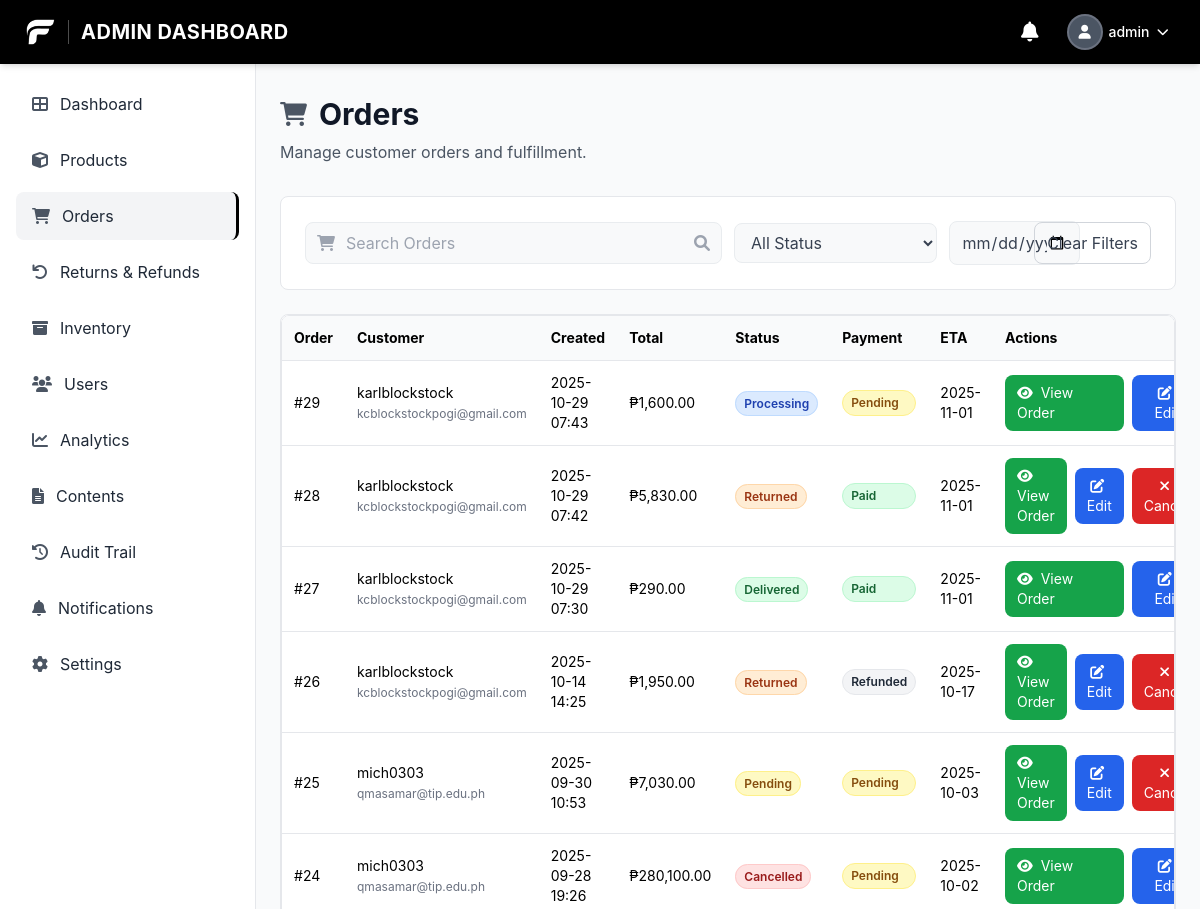
Page /admin/orders.php (signed in, upper part) on the earlier database version.
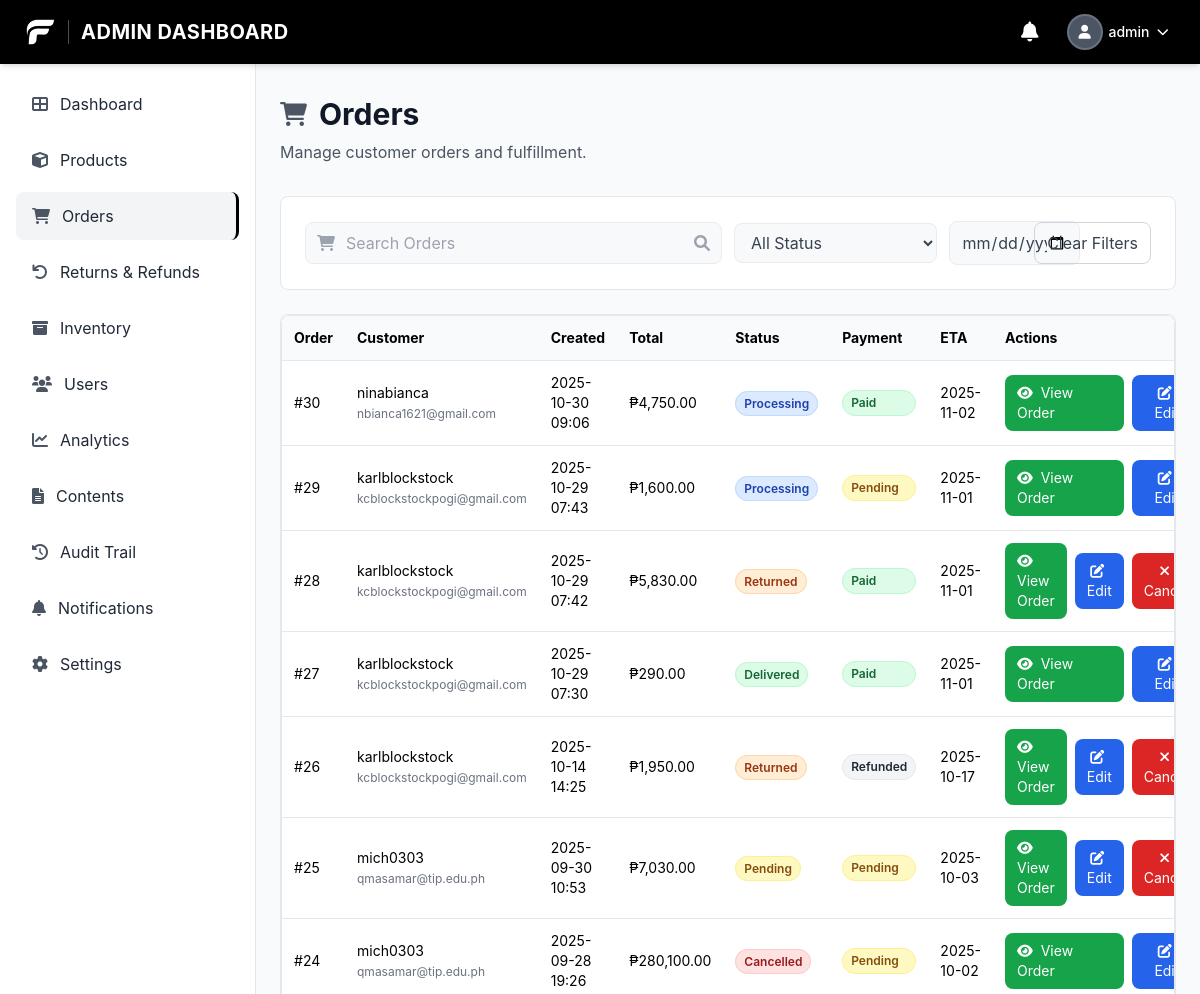
Same page on the later database version.
### tables this page shows
CREATE TABLE `orders` (
  `order_id` bigint(20) UNSIGNED NOT NULL,
  `custom_order_id` varchar(20) DEFAULT NULL,
  `user_id` bigint(20) UNSIGNED NOT NULL,
  `status` enum('pending','processing','shipped','delivered','cancelled','returned','refunded') NOT NULL DEFAULT 'pending',
  `payment_method` varchar(50) DEFAULT NULL,
  `payment_status` enum('pending','paid','refunded','failed') NOT NULL DEFAULT 'pending',
  `payment_reference` varchar(255) DEFAULT NULL,
  `shipping_address` text DEFAULT NULL,
  `total_amount` decimal(10,2) NOT NULL DEFAULT 0.00,
  `estimated_delivery_date` date DEFAULT NULL,
  `return_reason` text DEFAULT NULL,
  `refund_amount` decimal(10,2) DEFAULT NULL,
  `stock_deducted` tinyint(1) NOT NULL DEFAULT 0,
  `created_at` timestamp NOT NULL DEFAULT current_timestamp(),
  `updated_at` timestamp NOT NULL DEFAULT current_timestamp() ON UPDATE current_timestamp()
);

CREATE TABLE `users` (
  `user_id` bigint(20) UNSIGNED NOT NULL,
  `username` varchar(100) NOT NULL,
  `email` varchar(150) NOT NULL,
  `phone` varchar(20) DEFAULT NULL,
  `date_of_birth` date DEFAULT NULL,
  `address` varchar(255) DEFAULT NULL,
  `password_hash` varchar(255) DEFAULT NULL,
  `google_id` varchar(255) DEFAULT NULL,
  `role` enum('admin','manager','staff','customer') NOT NULL DEFAULT 'customer',
  `status` enum('active','inactive','suspended') NOT NULL DEFAULT 'active',
  `created_at` timestamp NOT NULL DEFAULT current_timestamp(),
  `updated_at` timestamp NOT NULL DEFAULT current_timestamp() ON UPDATE current_timestamp(),
  `last_login` timestamp NULL DEFAULT NULL,
  `first_name` varchar(100) DEFAULT NULL,
  `last_name` varchar(100) DEFAULT NULL,
  `profile_picture` varchar(255) DEFAULT NULL,
  `otp` varchar(6) DEFAULT NULL,
  `otp_expiry` datetime DEFAULT NULL
);

### config/currency_helper.php (called while the page is built, shortened)
<?php
function getCurrencySettings() {
    static $settings = null;
    if ($settings === null) {
        $settings = [
            'symbol' => '₱',
            'code' => 'PHP',
            'position' => 'before'
        ];
        try {
            $pdo = getDBConnection();
            $stmt = $pdo->query("SELECT key_name, value FROM settings WHERE key_name IN ('currency_symbol', 'currency_code', 'currency_position')");
            while ($row = $stmt->fetch()) {
                switch ($row['key_name']) {
                    case 'currency_symbol':
                        $settings['symbol'] = $row['value'] ?: '₱';
                        break;
                    case 'currency_code':
                        $settings['code'] = $row['value'] ?: 'PHP';
                        break;
                    case 'currency_position':
                        $settings['position'] = $row['value'] ?: 'before';
                        break;
                }
            }
        } catch (Exception $e) {
        }
    }
    return $settings;
}
function formatCurrency($amount, $decimals = 2) {
    $settings = getCurrencySettings();
    $formatted = number_format((float)$amount, $decimals);
    if ($settings['position'] === 'after') {
        return $formatted . $settings['symbol'];
    } else {
        return $settings['symbol'] . $formatted;
    }
}
?>

### admin/orders.php (the view, shortened to what the changed rows need)
<?php
require_once '../config/currency_helper.php';
require_once '../includes/admin_sidebar.php';
$pdo = getDBConnection();
$where = [];
$params = [];
$whereSql = $where ? ('WHERE ' . implode(' AND ', $where)) : '';
$sql = "SELECT o.*, u.username, u.email,
        (SELECT return_reason FROM returns WHERE order_id = o.order_id ORDER BY created_at DESC LIMIT 1) as return_reason,
        (SELECT COALESCE(SUM(refund_amount), 0) FROM returns WHERE order_id = o.order_id) as refund_amount
        FROM orders o
        JOIN users u ON u.user_id = o.user_id
        $whereSql
        ORDER BY o.created_at DESC
        LIMIT 500";
$stm = $pdo->prepare($sql);
$stm->execute($params);
$orders = $stm->fetchAll();
?>
<!DOCTYPE html>
<html lang="en">
<head>
	<script src="https://cdn.tailwindcss.com"></script>
	<link href="https://cdnjs.cloudflare.com/ajax/libs/font-awesome/6.0.0/css/all.min.css" rel="stylesheet">
	<link rel="stylesheet" href="../css/style.css">
</head>
<body class="font-body bg-gray-50">
	<?php require_once '../includes/admin_header.php'; ?>
	<?php renderAdminSidebar('orders'); ?>
	<main class="ml-64 pt-24 pb-6 px-6">
		<div class="mb-8">
			<div class="flex items-center space-x-3 mb-2">
				<h1 class="text-3xl font-bold text-gray-900">Orders</h1>
			</div>
		</div>
		<div class="bg-white border border-gray-200 rounded-lg overflow-x-auto">
		<div class="bg-white border border-gray-200 rounded-lg overflow-x-auto">
			<table class="min-w-full text-sm">
				<thead class="bg-gray-50">
					<tr>
						<th class="text-left p-3">Order</th>
						<th class="text-left p-3">Customer</th>
						<th class="text-left p-3">Created</th>
						<th class="text-left p-3">Total</th>
						<th class="text-left p-3">Status</th>
						<th class="text-left p-3">Payment</th>
						<th class="text-left p-3">ETA</th>
						<th class="text-left p-3">Actions</th>
					</tr>
				</thead>
				<tbody>
					<?php if (!$orders): ?>
						<tr><td colspan="8" class="p-6 text-center text-gray-500">No orders found.</td></tr>
					<?php else: foreach ($orders as $o): ?>
					<tr class="border-t">
						<td class="p-3">#<?php echo (int)$o['order_id']; ?></td>
						<td class="p-3"><?php echo htmlspecialchars($o['username']); ?> <span class="text-gray-500 text-xs"><?php echo htmlspecialchars($o['email']); ?></span></td>
						<td class="p-3"><?php echo htmlspecialchars(date('Y-m-d H:i', strtotime($o['created_at']))); ?></td>
						<td class="p-3"><?php echo formatCurrency((float)$o['total_amount']); ?></td>
						<td class="p-3">
							<span class="px-2 py-1 rounded-full text-xs font-semibold <?php
								$statusClass = '';
								switch($o['status']) {
									case 'delivered':
										$statusClass = 'bg-green-100 text-green-800 border border-green-200';
										break;
									case 'processing':
										$statusClass = 'bg-blue-100 text-blue-800 border border-blue-200';
										break;
									case 'shipped':
										$statusClass = 'bg-purple-100 text-purple-800 border border-purple-200';
										break;
									case 'cancelled':
										$statusClass = 'bg-red-100 text-red-800 border border-red-200';
										break;
									case 'returned':
										$statusClass = 'bg-orange-100 text-orange-800 border border-orange-200';
										break;
									default:
										$statusClass = 'bg-yellow-100 text-yellow-800 border border-yellow-200';
										break;
								}
								echo $statusClass;
							?>">
								<?php echo ucfirst($o['status']); ?>
							</span>
						</td>
						<td class="p-3">
							<div class="flex flex-col space-y-1">
								<span class="px-2 py-1 rounded-full text-xs font-semibold <?php
									$paymentStatusClass = '';
									switch($o['payment_status']) {
										case 'paid':
											$paymentStatusClass = 'bg-green-100 text-green-800 border border-green-200';
											break;
										case 'pending':
											$paymentStatusClass = 'bg-yellow-100 text-yellow-800 border border-yellow-200';
											break;
										case 'refunded':
											$paymentStatusClass = 'bg-gray-100 text-gray-800 border border-gray-200';
											break;
										default:
											$paymentStatusClass = 'bg-red-100 text-red-800 border border-red-200';
											break;
									}
									echo $paymentStatusClass;
								?>">
									<?php echo ucfirst($o['payment_status']); ?>
								</span>
							</div>
						</td>
						<td class="p-3"><?php echo $o['estimated_delivery_date'] ? htmlspecialchars($o['estimated_delivery_date']) : '-'; ?></td>
						<td class="p-3">
							<div class="flex items-center space-x-2">
								<a href="view_order.php?id=<?php echo (int)$o['order_id']; ?>" class="bg-green-600 hover:bg-green-700 text-white px-3 py-2 rounded-lg text-sm transition-colors">
									<i class="fas fa-eye mr-1"></i>
									View Order
								</a>
								<button onclick="openOrderModal(<?php echo htmlspecialchars(json_encode($o)); ?>)" class="bg-blue-600 hover:bg-blue-700 text-white px-3 py-2 rounded-lg text-sm transition-colors">
									<i class="fas fa-edit mr-1"></i>
									Edit
								</button>
								<?php if (!in_array($o['status'], ['processing','shipped','delivered','cancelled'], true)): ?>
								<form method="post" class="inline" onsubmit="return confirm('Cancel this order?');">
									<button type="submit" class="bg-red-600 hover:bg-red-700 text-white px-3 py-2 rounded-lg text-sm transition-colors">
										<i class="fas fa-times mr-1"></i>
										Cancel
									</button>
								</form>
								<?php endif; ?>
							</div>
						</td>
					</tr>
					<?php endforeach; endif; ?>
				</tbody>
			</table>
		</div>
	</main>
</body>
</html>

### includes/admin_sidebar.php
<?php
function renderAdminSidebar($current_page = 'dashboard') {
    $role = $_SESSION['role'] ?? 'customer';
    $menu_items = [
        [
            'module' => 'dashboard',
            'href' => 'dashboard.php',
            'icon' => 'fa-th-large',
            'text' => 'Dashboard',
            'accessible_to' => ['admin', 'manager', 'staff']
        ],
        [
            'module' => 'products',
            'href' => 'product.php',
            'icon' => 'fa-cube',
            'text' => 'Products',
            'accessible_to' => ['admin']
        ],
        [
            'module' => 'orders',
            'href' => 'orders.php',
            'icon' => 'fa-shopping-cart',
            'text' => 'Orders',
            'accessible_to' => ['admin', 'staff']
        ],
        [
            'module' => 'returns',
            'href' => 'returns.php',
            'icon' => 'fa-undo',
            'text' => 'Returns & Refunds',
            'accessible_to' => ['admin', 'staff']
        ],
        [
            'module' => 'inventory',
            'href' => 'inventory.php',
            'icon' => 'fa-archive',
            'text' => 'Inventory',
            'accessible_to' => ['admin', 'staff']
        ],
        [
            'module' => 'users',
            'href' => 'users.php',
            'icon' => 'fa-users',
            'text' => 'Users',
            'accessible_to' => ['admin']
        ],
        [
            'module' => 'analytics',
            'href' => 'analytics.php',
            'icon' => 'fa-chart-line',
            'text' => 'Analytics',
            'accessible_to' => ['admin', 'manager']
        ],
        [
            'module' => 'content',
            'href' => 'content.php',
            'icon' => 'fa-file-alt',
            'text' => 'Contents',
            'accessible_to' => ['admin']
        ],
        [
            'module' => 'audit_logs',
            'href' => 'audit_logs.php',
            'icon' => 'fa-history',
            'text' => 'Audit Trail',
            'accessible_to' => ['admin']
        ],
        [
            'module' => 'notifications',
            'href' => 'notifications.php',
            'icon' => 'fa-bell',
            'text' => 'Notifications',
            'accessible_to' => ['admin', 'manager', 'staff']
        ],
        [
            'module' => 'settings',
            'href' => 'settings.php',
            'icon' => 'fa-cog',
            'text' => 'Settings',
            'accessible_to' => ['admin', 'manager', 'staff']
        ]
    ];
    ?>
    <aside class="fixed left-0 top-16 bottom-0 w-64 bg-white border-r border-gray-200 overflow-y-auto">
        <nav class="p-4">
            <ul class="space-y-2">
                <?php foreach ($menu_items as $item): ?>
                    <?php if (in_array($role, $item['accessible_to'])): ?>
                    <li>
                        <a href="<?php echo htmlspecialchars($item['href']); ?>"
                           class="sidebar-item <?php echo ($current_page === $item['module'] ? 'active' : ''); ?> flex items-center space-x-3 px-4 py-3 rounded-lg text-gray-800">
                            <i class="fas <?php echo htmlspecialchars($item['icon']); ?> text-gray-600"></i>
                            <span><?php echo htmlspecialchars($item['text']); ?></span>
                        </a>
                    </li>
                    <?php endif; ?>
                <?php endforeach; ?>
            </ul>
        </nav>
    </aside>
    <?php
}
?>

Differences in the rows shown:
added orders: order_id "30", user.username "ninabianca", user.email "nbianca1621@gmail.com", created_at "2025-10-30 09:06", total_amount "₱4,750.00", status "Processing", payment_status "Paid", estimated_delivery_date "2025-11-02"
